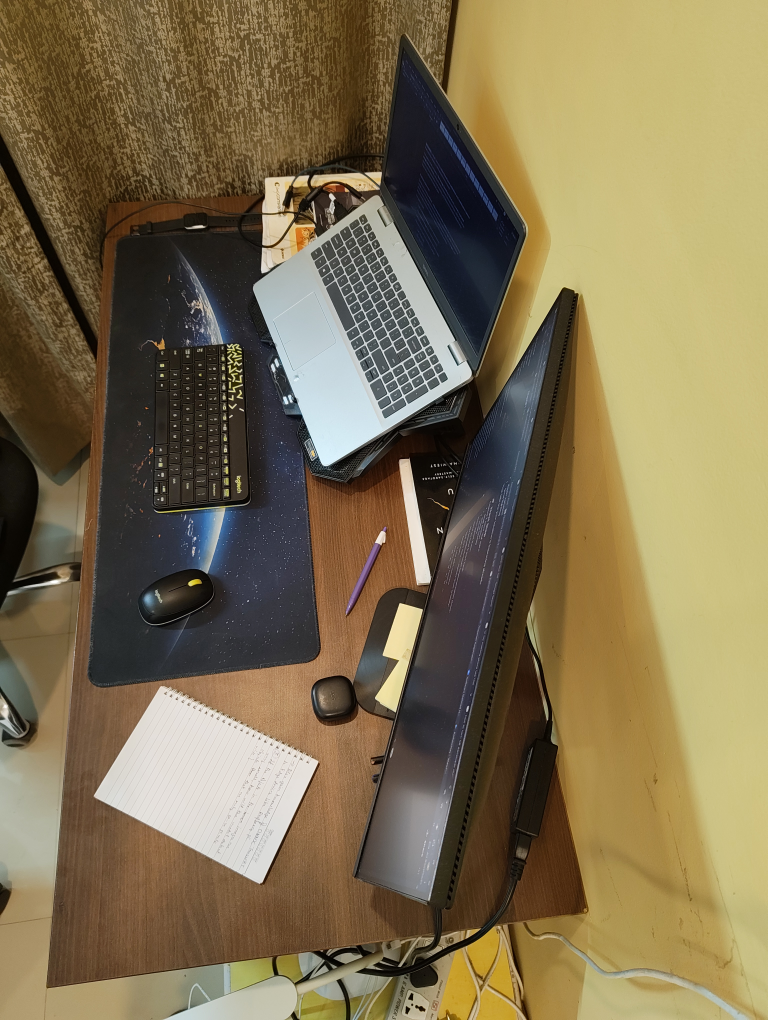
#> input picture data/Pair5/Desk_4(a).jpg, 3072 x 4080 px, found by its file name (shown at 1/4 size)
$ python main.py
#> lines starting #> are read from the running program, lines starting #| are printed output that depends on the picture
### src/feature_matching.py
import cv2
import numpy as np


def load_images(img1_path, img2_path):
    img1 = cv2.imread(img1_path)
    img2 = cv2.imread(img2_path)

    if img1 is None or img2 is None:
        raise ValueError("Error loading images. Check file paths.")

    return img1, img2


def detect_and_compute(img):
    orb = cv2.ORB_create(
        nfeatures=2000,
        scaleFactor=1.2,
        nlevels=8
    )

    gray = cv2.cvtColor(img, cv2.COLOR_BGR2GRAY)

    keypoints, descriptors = orb.detectAndCompute(gray, None)

    return keypoints, descriptors


def match_features(desc1, desc2):
    bf = cv2.BFMatcher(cv2.NORM_HAMMING, crossCheck=True)

    matches = bf.match(desc1, desc2)

    matches = sorted(matches, key=lambda x: x.distance)

    return matches


def filter_matches(matches, ratio=0.75):
    return matches


def get_matched_keypoints(kp1, kp2, matches):
    pts1 = np.float32([kp1[m.queryIdx].pt for m in matches])
    pts2 = np.float32([kp2[m.trainIdx].pt for m in matches])

    return pts1, pts2

### src/pose_estimation.py
import cv2
import numpy as np


def get_camera_matrix(img_shape):
    h, w = img_shape[:2]

    focal_length = w
    cx = w / 2
    cy = h / 2

    K = np.array([
        [focal_length, 0, cx],
        [0, focal_length, cy],
        [0, 0, 1]
    ])

    return K

def estimate_pose(pts1, pts2, img_shape):
    K = get_camera_matrix(img_shape)

    E, mask = cv2.findEssentialMat(
        pts1,
        pts2,
        K,
        method=cv2.RANSAC,
        prob=0.999,
        threshold=1.0
    )

    pts1_inliers = pts1[mask.ravel() == 1]
    pts2_inliers = pts2[mask.ravel() == 1]

    _, R, t, _ = cv2.recoverPose(E, pts1_inliers, pts2_inliers, K)

    return R, t, mask


def extract_planar_motion(R, t):
    # delta_x = t[0][0]
    # delta_y = t[1][0]

    delta_x = -t[0][0]
    delta_y = -t[1][0]

    yaw = np.arctan2(R[1, 0], R[0, 0])
    yaw_deg = np.degrees(yaw)

    return delta_x, delta_y, yaw_deg

### src/visualization.py
import cv2
import numpy as np


def draw_inlier_matches(img1, img2, kp1, kp2, matches, mask):
    inlier_matches = [m for i, m in enumerate(matches) if mask[i]]

    matched_img = cv2.drawMatches(
        img1, kp1,
        img2, kp2,
        inlier_matches,
        None,
        flags=cv2.DrawMatchesFlags_NOT_DRAW_SINGLE_POINTS
    )

    return matched_img


def draw_motion_arrow(img, dx, dy):
    h, w = img.shape[:2]
    center = (int(w / 2), int(h / 2))

    scale = 100
    end_point = (
        int(center[0] + dx * scale),
        int(center[1] - dy * scale)
    )

    cv2.arrowedLine(img, center, end_point, (0, 0, 255), 4)

    return img


def overlay_text(img, dx, dy, dtheta):
    text1 = f"Delta X: {dx:.3f}"
    text2 = f"Delta Y: {dy:.3f}"
    text3 = f"Delta Theta: {dtheta:.2f} deg"

    cv2.putText(img, text1, (30, 40), cv2.FONT_HERSHEY_SIMPLEX, 1, (255, 0, 0), 2)
    cv2.putText(img, text2, (30, 80), cv2.FONT_HERSHEY_SIMPLEX, 1, (255, 0, 0), 2)
    cv2.putText(img, text3, (30, 120), cv2.FONT_HERSHEY_SIMPLEX, 1, (255, 0, 0), 2)

    return img

### src/main.py
import os
import cv2
from feature_matching import load_images, detect_and_compute, match_features, get_matched_keypoints


from pose_estimation import estimate_pose, extract_planar_motion
from feature_matching import get_matched_keypoints


from visualization import draw_inlier_matches, draw_motion_arrow, overlay_text


def run_pipeline(img1_path, img2_path, pair_name):
    print(f"\n ---Computation for Pair: {pair_name}---\n")
    img1, img2 = load_images(img1_path, img2_path)
#> in load_images, img1 is the input picture: shape (4080, 3072, 3); mean B, G, R 80.5, 112.5, 127.4
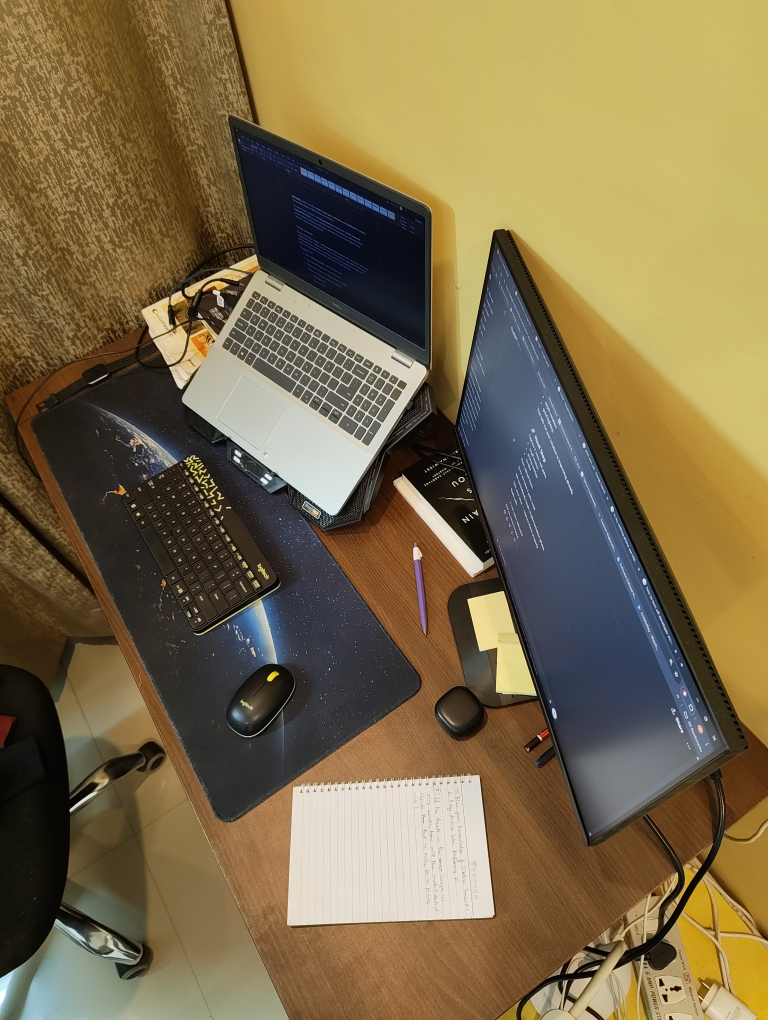
#> input picture data/Pair5/Desk_4(b).jpg, 3072 x 4080 px, found by its file name (shown at 1/4 size)
#> in load_images, img2 is the input picture: shape (4080, 3072, 3); mean B, G, R 74.6, 108.8, 125

    kp1, desc1 = detect_and_compute(img1)
#> in detect_and_compute, `gray = cv2.cvtColor(img, cv2.COLOR_BGR2GRAY)`:
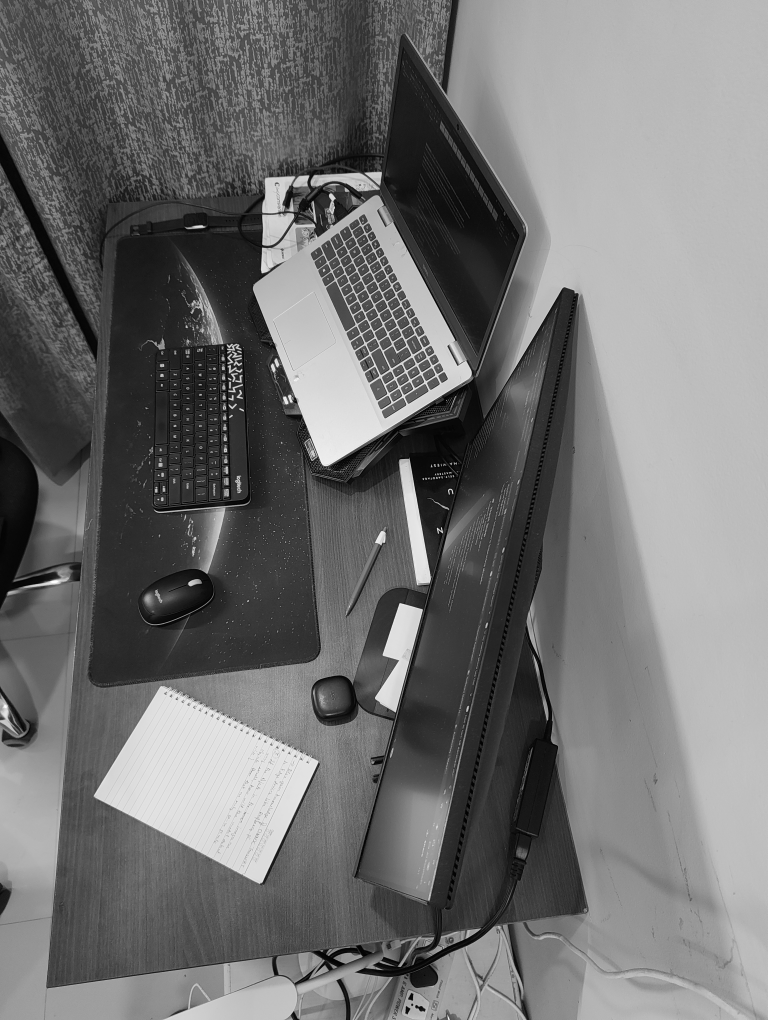
#> gray: shape (4080, 3072) (shown at 1/4 size); min 0, max 255, mean 113.3
#> in detect_and_compute, `keypoints, descriptors = orb.detectAndCompute(gray, None)`: keypoints = 2000 keypoints; strongest (x, y, size): (1734, 1912, 31), (1736, 1912, 31), (1800, 1962, 64.3), (1724, 1916, 31)
#> kp1 has the same summary as keypoints in detect_and_compute
    kp2, desc2 = detect_and_compute(img2)
#> in detect_and_compute (call 2), `gray = cv2.cvtColor(img, cv2.COLOR_BGR2GRAY)`:
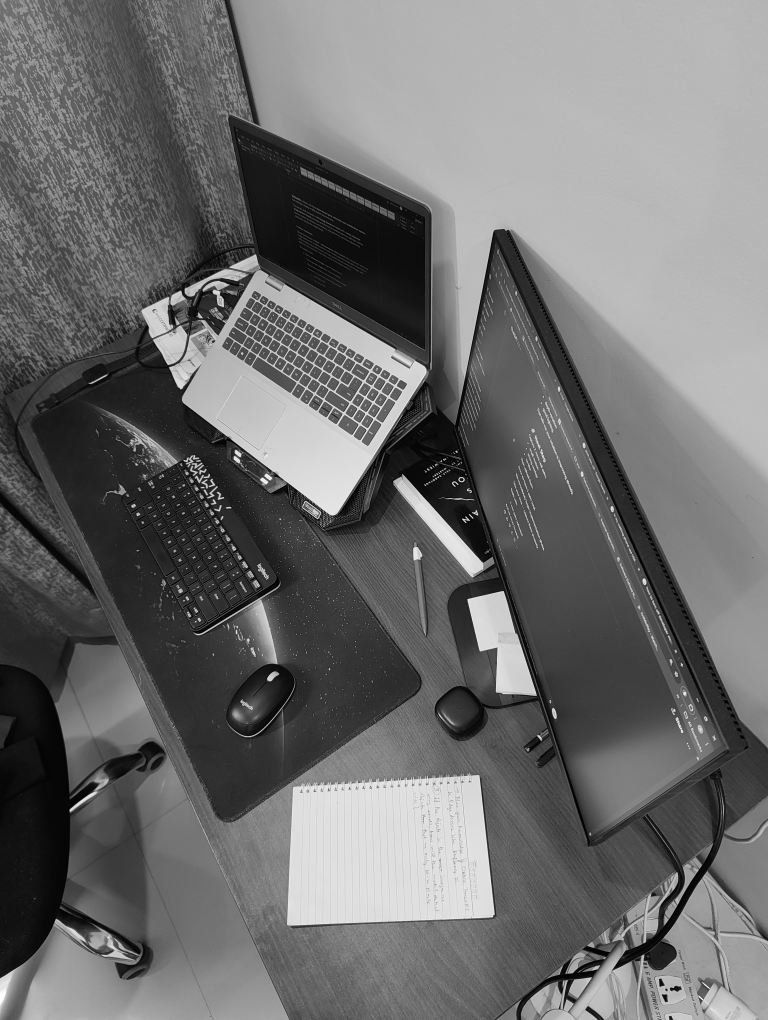
#> gray: shape (4080, 3072) (shown at 1/4 size); min 0, max 255, mean 109.8
#> in detect_and_compute (call 2), `keypoints, descriptors = orb.detectAndCompute(gray, None)`: keypoints = 2000 keypoints; strongest (x, y, size): (1813, 1932, 44.6), (1734, 1920, 31), (1814, 1932, 53.6), (1738, 1919, 31)
#> kp2 has the same summary as keypoints in detect_and_compute

    matches = match_features(desc1, desc2)
#> in match_features, `matches = bf.match(desc1, desc2)`: matches = 869 matches
#> matches = 869 matches

    pts1, pts2 = get_matched_keypoints(kp1, kp2, matches)
#> in get_matched_keypoints, `pts1 = np.float32([kp1[m.queryIdx].pt for m in matches])`: pts1 = 869 pairs, first value 622.1 to 1872, second value 692.7 to 4024.8
#> in get_matched_keypoints, `pts2 = np.float32([kp2[m.trainIdx].pt for m in matches])`: pts2 = 869 pairs, first value 223.9 to 2819.5, second value 1067.5 to 4006.2

    R, t, mask = estimate_pose(pts1, pts2, img1.shape)
#> in estimate_pose, `E, mask = cv2.findEssentialMat( pts1, pts2, K, method=cv2.RANSAC, prob..`: E = [[-0.0409, -0.0223, -0.546], [0.013, 0.0884, -0.447], [0.282, 0.642, 0.0264]]; mask = 869 values, max 1 at index 2, min 0 at index 0, mean 0.612
#> in estimate_pose, `pts1_inliers = pts1[mask.ravel() == 1]`: pts1_inliers = 532 pairs, first value 622.1 to 1825.2, second value 704.7 to 4024.8
#> in estimate_pose, `pts2_inliers = pts2[mask.ravel() == 1]`: pts2_inliers = 532 pairs, first value 539.1 to 2679.1, second value 1164.5 to 3977.3
#> in estimate_pose, `_, R, t, _ = cv2.recoverPose(E, pts1_inliers, pts2_inliers, K)`: R = [[0.886, 0.457, -0.085], [-0.44, 0.883, 0.162], [0.149, -0.106, 0.983]]; t = [0.633, -0.764, 0.127]
#> t = [0.633, -0.764, 0.127]

    dx, dy, dtheta = extract_planar_motion(R, t)
#> in extract_planar_motion, `delta_x = -t[0][0]`: delta_x = -0.633
#> in extract_planar_motion, `delta_y = -t[1][0]`: delta_y = 0.764
#> in extract_planar_motion, `yaw = np.arctan2(R[1, 0], R[0, 0])`: yaw = -0.461
#> in extract_planar_motion, `yaw_deg = np.degrees(yaw)`: yaw_deg = -26.42
#> dx = -0.633; dy = 0.764; dtheta = -26.42

    print(f"ΔX: {dx:.4f}")
#| ΔX: -0.6326
    print(f"ΔY: {dy:.4f}")
#| ΔY: 0.7640
    print(f"Δθ (degrees): {dtheta:.2f}")
#| Δθ (degrees): -26.42

    corr_x = -dx
#> corr_x = 0.633
    corr_y = -dy
#> corr_y = -0.764
    corr_theta = -dtheta
#> corr_theta = 26.42

    print("\n--- Suggested Correction ---")
    print(f"Move X: {corr_x:.4f}")
#| Move X: 0.6326
    print(f"Move Y: {corr_y:.4f}")
#| Move Y: -0.7640
    print(f"Rotate θ: {corr_theta:.2f}")
#| Rotate θ: 26.42

    # Visualization
    match_img = draw_inlier_matches(img1, img2, kp1, kp2, matches, mask.ravel())
#> in draw_inlier_matches, `inlier_matches = [m for i, m in enumerate(matches) if mask[i]]`: inlier_matches = 532 matches
#> in draw_inlier_matches, `matched_img = cv2.drawMatches( img1, kp1, img2, kp2, inlier_matches, N..`:
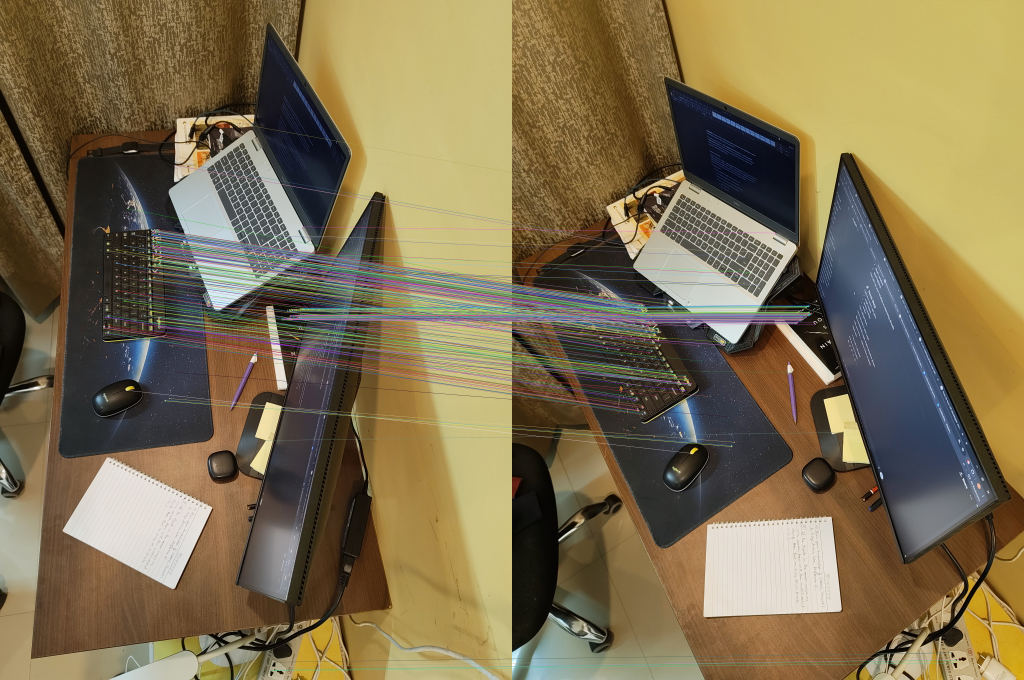
#> matched_img: shape (4080, 6144, 3) (shown at 1/6 size); mean B, G, R 79.7, 111.9, 126.9
    motion_img = draw_motion_arrow(img1.copy(), dx, dy)
#> in draw_motion_arrow, `end_point = ( int(center[0] + dx * scale), int(center[1] - dy * scale) )`: end_point = (1472, 1963)
    motion_img = overlay_text(motion_img, dx, dy, dtheta)
#> in overlay_text, `text1 = f"Delta X: {dx:.3f}"`: text1 = 'Delta X: -0.633'
#> in overlay_text, `text2 = f"Delta Y: {dy:.3f}"`: text2 = 'Delta Y: 0.764'
#> in overlay_text, `text3 = f"Delta Theta: {dtheta:.2f} deg"`: text3 = 'Delta Theta: -26.42 deg'

    cv2.imwrite(f"results/{pair_name}_matches.jpg", match_img)
    cv2.imwrite(f"results/{pair_name}_motion.jpg", motion_img)

    return dx, dy, dtheta


if __name__ == "__main__":
    # [15 lines of commented-out code are left out]

    img1_path = "data/Pair5/Desk_4(a).jpg"
    img2_path = "data/Pair5/Desk_4(b).jpg"
    pair_name = "Pair5"

    run_pipeline(img1_path, img2_path, pair_name)
